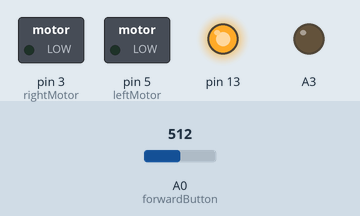
Simulated run of this sketch. Board: Arduino Uno, built with avr-gcc and run on an emulated ATmega328P. Parts: switched loads named in the sketch (green lamp = pin HIGH), output pins drawn as LEDs (lit = HIGH). The inputs (shaded band) are chosen by the test bench; at power-on: A0 (forwardButton) = 512.

Above: at 1.2 s.
1.3 s: A0 (forwardButton) set to 989
2.8 s: A0 (forwardButton) set to 1008
At 4.0 s:
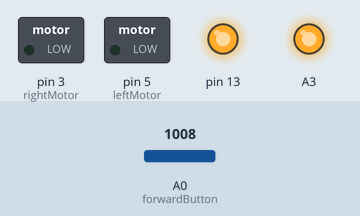
4.3 s: A0 (forwardButton) set to 990
At 5.3 s:
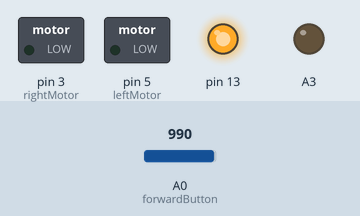
5.8 s: A0 (forwardButton) set to 1010
At 6.4 s:
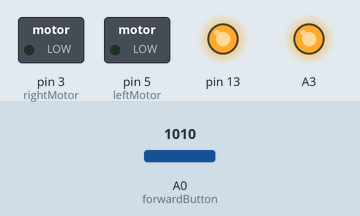
Timing chart, 0 to 8.3 s (numbered marks = the images above; inputs shaded):
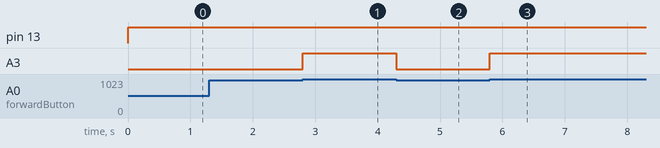

Measured:
- the behaviour switches between 1000 and 1001 on A0 (forwardButton) (found by bisection; images 0 and 1)
- after the input at 1.3 s, every drawn part: stays the same
- after the input at 2.8 s, A3: LOW → HIGH at once
- after the input at 4.3 s, A3: HIGH → LOW at once
- after the input at 5.8 s, A3: LOW → HIGH at once

The sketch:

motorControl_v0.1.ino
```cpp
//indexes for the reading Pins
const int forwardButton = A0;
const int rightButton = A1;
const int leftButton = A2;

//Pins for the output Pins
const int rightMotor = 3;
const int leftMotor = 5;

//Pins for the transistors
const int basisMotorRightForward = 1;
const int basisMotorLeftForward = 2;
const int basisMotorRightBackwards = 4;
const int basisMotroLeftBackwards = 6;

void setup() {
  // put your setup code here, to run once:

  //initialising all pins
  pinMode(forwardButton, INPUT);
  pinMode(rightButton, INPUT);
  pinMode(leftButton, INPUT);
  pinMode(rightMotor, OUTPUT);
  pinMode(leftMotor, OUTPUT);
  pinMode(A3, OUTPUT);
  pinMode(13, OUTPUT);
  Serial.begin(9600);

}

void loop() {
  // put your main code here, to run repeatedly:

  /*
  if(analogRead(forwardButton) > 1000) {
    //if forward button is pressed, both motors go
    analogWrite(rightMotor, 255);
    analogWrite(leftMotor, 255);
    Serial.println("Forward");
  } else if(analogRead(leftButton) > 1000) {
    //if left button is pressed, right motor turns on to turn the arduino left
    analogWrite(rightMotor, 255);
    analogWrite(leftMotor, 0);
    Serial.println("Left");
  } else if(analogRead(rightButton) > 1000) {
    //if right button is pressed, the left motor turns on to turn the arduino right
    analogWrite(rightMotor, 0);
    analogWrite(leftMotor, 255);
    Serial.println("Right");
  } else {
    //if nothing is pressed, nothing moves
    analogWrite(rightMotor, 0);
    analogWrite(leftMotor, 0);
    Serial.println("Stand");
  }
  */
  if(analogRead(forwardButton) > 1000) {
    analogWrite(A3, 255);
    digitalWrite(13, 255);

  } else {
    analogWrite(A3, 0);
    digitalWrite(13, 255);
  }


  /*
  Serial.println(analogRead(A0));
  Serial.println(analogRead(A1));
  Serial.println(analogRead(A2));
  Serial.println("");
  delay(100);
  */
}
```
